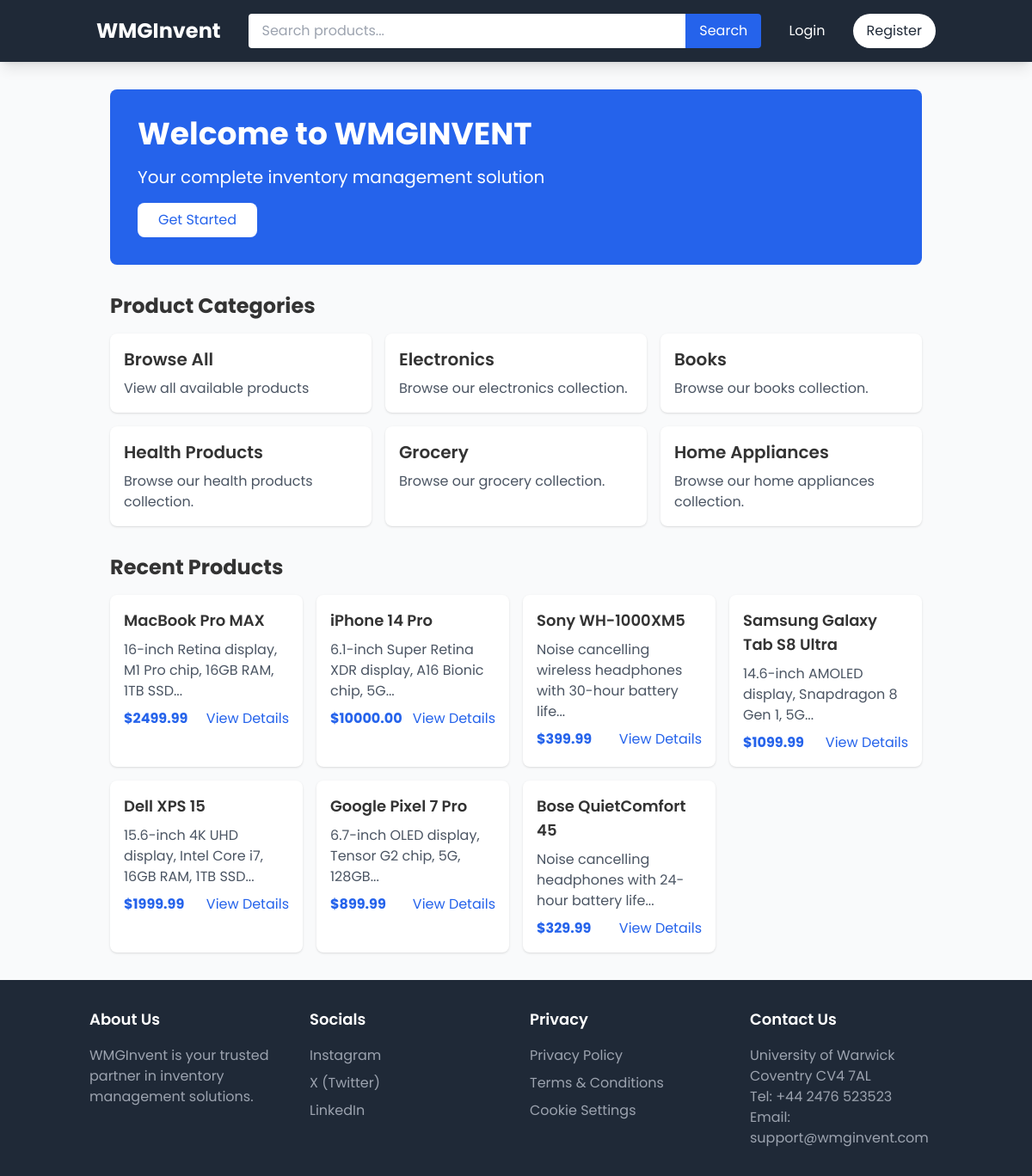
The app's page /, older data.
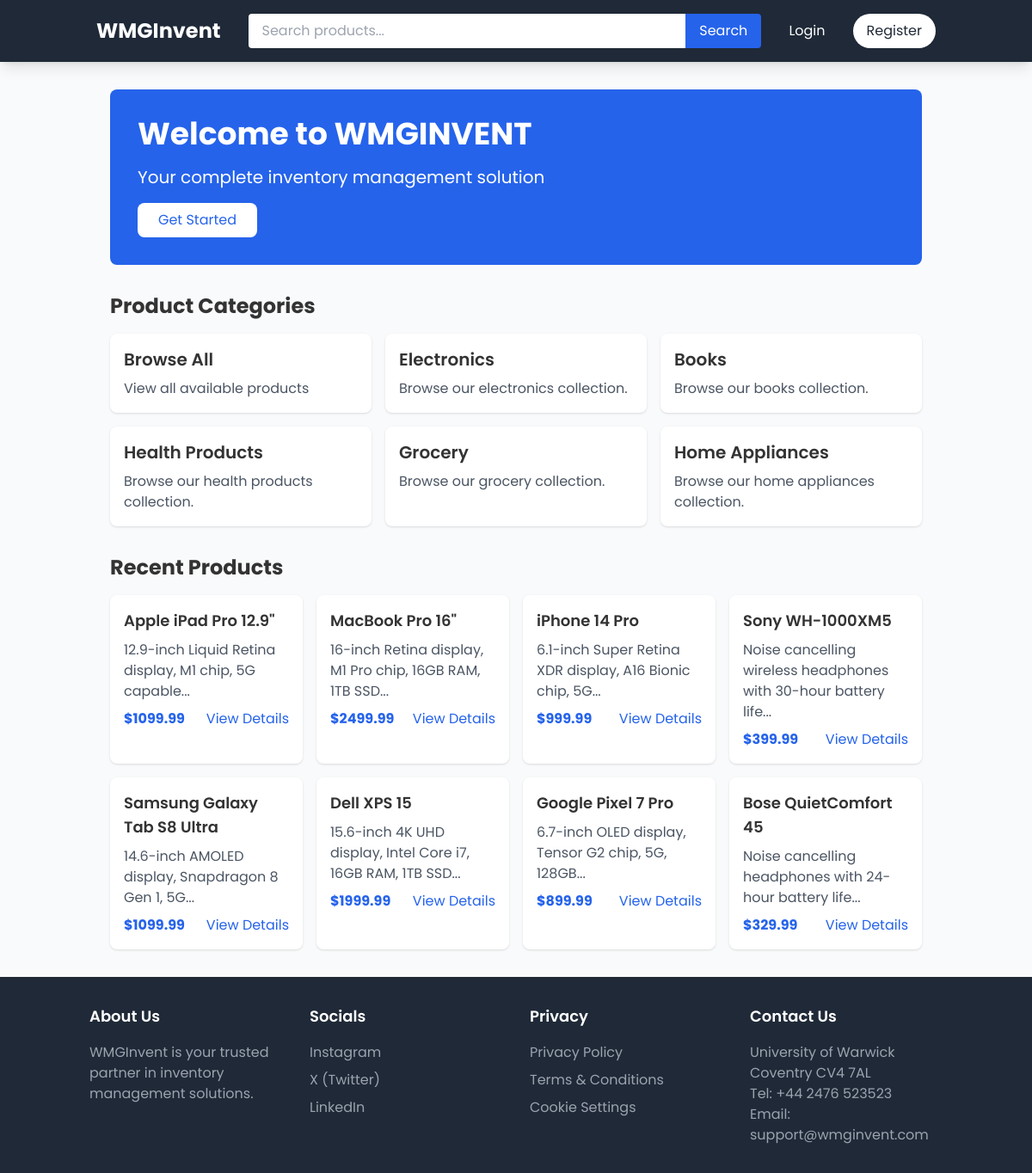
The same page, newer data.
### app/models/category.py (models this page shows, shortened)
class Category(db.Model):
    id = db.Column(db.Integer, primary_key=True)
    name = db.Column(db.String(64), unique=True, nullable=False)
    description = db.Column(db.Text)
    products = db.relationship('Product', backref='category', lazy='dynamic')
    created_at = db.Column(db.DateTime, default=datetime.utcnow)

### app/models/product.py (models this page shows, shortened)
class Product(db.Model):
    id = db.Column(db.Integer, primary_key=True)
    name = db.Column(db.String(128), nullable=False)                     # Product name (required)
    description = db.Column(db.Text)                                     # Product description
    price = db.Column(db.Float, nullable=False)                          # Product price (required)
    stock_level = db.Column(db.Integer, default=0)                       # Current inventory count
    min_stock_level = db.Column(db.Integer, default=10)                  # Threshold for reordering
    category_id = db.Column(db.Integer, db.ForeignKey('category.id'), nullable=False)  # Product category
    image_url = db.Column(db.String(512))                                # For storing direct image URLs
    created_at = db.Column(db.DateTime, default=datetime.utcnow)         # Creation timestamp
    updated_at = db.Column(db.DateTime, default=datetime.utcnow, onupdate=datetime.utcnow)  # Last update

### app/routes/main.py (the view)
@bp.route('/')
def index():
    products = Product.query.order_by(Product.created_at.desc()).limit(10).all()
    categories = Category.query.all()
    return render_template('main/index.html', products=products, categories=categories)

### app/__init__.py (called while the page is built)
def create_app(config_class=Config):
    app = Flask(__name__)  # Use built-in static folder in app/static
    app.config.from_object(config_class)
    db.init_app(app)
    login_manager.init_app(app)
    migrate.init_app(app, db)
    csrf.init_app(app)
    login_manager.login_view = 'auth.login'
    login_manager.login_message_category = 'info'
    from app.models.category import Category
    @app.context_processor
    def inject_categories():
        return dict(categories=Category.query.all())
    from app.routes import auth, main, products, admin, orders, reorders
    app.register_blueprint(auth.bp)
    app.register_blueprint(main.bp)
    app.register_blueprint(products.bp)
    app.register_blueprint(admin.bp)
    app.register_blueprint(orders.bp)
    app.register_blueprint(reorders.bp)
    print(f"Static folder path: {app.static_folder}")
    return app

### app/templates/main/index.html (shortened to what this page needs)
{% extends "base.html" %}
{% block content %}
<div class="container mx-auto px-4">
    <div class="bg-blue-600 text-white rounded-lg p-8 mb-8">
        <h1 class="text-4xl font-bold mb-4">Welcome to WMGINVENT</h1>
        <p class="text-xl mb-4">Your complete inventory management solution</p>
        {% if not current_user.is_authenticated %}
            <a href="{{ url_for('auth.register') }}" class="bg-white text-blue-600 px-6 py-2 rounded-lg inline-block hover:bg-gray-100">
                Get Started
            </a>
        {% endif %}
    </div>
    <div class="mb-8">
        <h2 class="text-2xl font-bold mb-4">Product Categories</h2>
        <div class="grid grid-cols-1 md:grid-cols-3 gap-4">
            <a href="{{ url_for('products.index') }}"
               class="bg-white p-4 rounded-lg shadow hover:shadow-lg transition-shadow">
                <h3 class="text-xl font-semibold mb-2">Browse All</h3>
                <p class="text-gray-600">View all available products</p>
            </a>
            {% for category in categories %}
            <a href="{{ url_for('products.index', category_id=category.id) }}"
               class="bg-white p-4 rounded-lg shadow hover:shadow-lg transition-shadow">
                <h3 class="text-xl font-semibold mb-2">{{ category.name }}</h3>
                <p class="text-gray-600">Browse our {{ category.name|lower }} collection.</p>
            </a>
            {% endfor %}
        </div>
    </div>
    <div>
        <h2 class="text-2xl font-bold mb-4">Recent Products</h2>
        <div class="grid grid-cols-1 md:grid-cols-4 gap-4">
            {% for product in products %}
            <div class="bg-white p-4 rounded-lg shadow">
                <h3 class="text-lg font-semibold mb-2">{{ product.name }}</h3>
                <p class="text-gray-600 mb-2">{{ product.description[:100] }}...</p>
                <div class="flex justify-between items-center">
                    <span class="text-blue-600 font-bold">${{ "%.2f"|format(product.price) }}</span>
                    <a href="{{ url_for('products.detail', id=product.id) }}"
                       class="text-blue-600 hover:underline">View Details</a>
                </div>
            </div>
            {% endfor %}
        </div>
    </div>
</div>
{% endblock %}

### app/templates/base.html (shortened to what this page needs)
<!DOCTYPE html>
<html lang="en">
<head>
    <link rel="stylesheet" href="{{ url_for('static', filename='css/style.css') }}">
    <script src="https://cdn.tailwindcss.com"></script>
</head>
<body class="font-[Poppins] bg-gray-50 flex flex-col min-h-screen">
    <header class="bg-gray-800 shadow-lg">
        <nav class="container mx-auto px-6 py-4">
            <div class="flex items-center justify-between">
                <div class="flex items-center">
                    <a href="{{ url_for('main.index') }}" class="text-2xl font-bold text-white">
                        WMGInvent
                    </a>
                </div>
                <div class="flex-grow mx-8">
                    <form action="{{ url_for('products.index') }}" method="GET" class="flex items-center">
                        <input type="text" name="q" placeholder="Search products..."
                               class="w-full px-4 py-2 rounded-l focus:outline-none focus:ring-2 focus:ring-blue-500">
                        <button type="submit"
                                class="px-4 py-2 bg-blue-600 text-white rounded-r hover:bg-blue-700 focus:outline-none focus:ring-2 focus:ring-blue-500">
                            Search
                        </button>
                    </form>
                </div>
                <div class="hidden md:flex items-center space-x-8">
                    {% if current_user.is_authenticated %}
                        <div class="relative group" onmouseenter="showDashboardDropdown()" onmouseleave="hideDashboardDropdown()">
                            <a href="{{ url_for('main.dashboard') }}" class="text-white hover:text-gray-300 transition-colors">
                                Dashboard ▼
                            </a>
                            <div id="dashboardDropdown" class="absolute hidden bg-white shadow-md mt-2 rounded z-50">
                                {% if current_user.can_manage_stock() %}
                                <a href="{{ url_for('admin.inventory') }}" class="block px-4 py-2 text-gray-800 hover:bg-gray-50">
                                    Inventory
                                </a>
                                {% endif %}
                                {% if current_user.can_manage_users() %}
                                <a href="{{ url_for('admin.users') }}" class="block px-4 py-2 text-gray-800 hover:bg-gray-50">
                                    Users
                                </a>
                                {% endif %}
                                <a href="{{ url_for('admin.orders') }}" class="block px-4 py-2 text-gray-800 hover:bg-gray-50">
                                    Orders
                                </a>
                                {% if current_user.can_manage_stock() %}
                                <a href="{{ url_for('admin.stock_orders') }}" class="block px-4 py-2 text-gray-800 hover:bg-gray-50">
                                    Stock Orders
                                </a>
                                {% endif %}
                            </div>
                        </div>
                        <div class="relative group" onmouseenter="showDropdown()" onmouseleave="hideDropdown()">
                            <a href="{{ url_for('products.index') }}" class="text-white hover:text-gray-300 transition-colors">
                                Products ▼
                            </a>
                            <div id="productsDropdown" class="absolute hidden bg-white shadow-md mt-2 rounded z-50">
                                <a href="{{ url_for('products.index') }}" class="block px-4 py-2 text-gray-800 hover:bg-gray-50">
                                    All Products
                                </a>
                                {% for category in categories %}
                                <a href="{{ url_for('products.index', category_id=category.id) }}" class="block px-4 py-2 text-gray-800 hover:bg-gray-50">
                                    {{ category.name }}
                                </a>
                                {% endfor %}
                                {% if current_user.can_manage_stock() %}
                                <a href="{{ url_for('products.create') }}" class="block px-4 py-2 text-gray-800 hover:bg-gray-50">
                                    Add Product
                                </a>
                                {% endif %}
                            </div>
                        </div>
                        <a href="{{ url_for('auth.logout') }}" class="bg-white text-gray-800 px-4 py-2 rounded-full hover:bg-gray-50 transition-colors">
                            Logout
                        </a>
                    {% else %}
                        <a href="{{ url_for('auth.login') }}" class="text-white hover:text-gray-300">
                            Login
                        </a>
                        <a href="{{ url_for('auth.register') }}" class="bg-white text-gray-800 px-4 py-2 rounded-full hover:bg-gray-50 transition-colors">
                            Register
                        </a>
                    {% endif %}
                </div>
            </div>
        </nav>
    </header>
    <main class="container mx-auto px-6 py-8 flex-grow">
        {% block content %}{% endblock %}
    </main>
    <footer class="bg-gray-800 text-white py-8 mt-auto">
        <div class="container mx-auto px-4">
            <div class="grid grid-cols-1 md:grid-cols-4 gap-8">
                <div>
                    <h3 class="text-lg font-semibold mb-4">About Us</h3>
                    <p class="text-gray-400">WMGInvent is your trusted partner in inventory management solutions.</p>
                </div>
                <div>
                    <h3 class="text-lg font-semibold mb-4">Socials</h3>
                    <ul class="space-y-2">
                        <li><a href="https://instagram.com" class="text-gray-400 hover:text-white">Instagram</a></li>
                        <li><a href="https://twitter.com" class="text-gray-400 hover:text-white">X (Twitter)</a></li>
                        <li><a href="https://linkedin.com" class="text-gray-400 hover:text-white">LinkedIn</a></li>
                    </ul>
                </div>
                <div>
                    <h3 class="text-lg font-semibold mb-4">Privacy</h3>
                    <ul class="space-y-2">
                        <li><a href="#" class="text-gray-400 hover:text-white">Privacy Policy</a></li>
                        <li><a href="#" class="text-gray-400 hover:text-white">Terms & Conditions</a></li>
                        <li><a href="#" class="text-gray-400 hover:text-white">Cookie Settings</a></li>
                    </ul>
                </div>
                <div>
                    <h3 class="text-lg font-semibold mb-4">Contact Us</h3>
                    <p class="text-gray-400">
                        University of Warwick<br>
                        Coventry CV4 7AL<br>
                        Tel: +44 2476 523523<br>
                        Email: support@wmginvent.com
                    </p>
                </div>
            </div>
        </div>
    </footer>
</body>
</html>

### app/static/css/style.css (style rules this page uses)
body { font-family: 'Poppins', sans-serif; line-height: 1.6; color: #333; background-color: #f5f5f5; }

Row changes from the older to the newer data that the page shows:
added Product: name "Apple iPad Pro 12.9\"", description "12.9-inch Liquid Retina display, M1 chip, 5G capable", price "1099.99"
changed Product "16-inch Retina display, M1 Pro chip, 16GB RAM, 1TB SSD": name "MacBook Pro MAX" → "MacBook Pro 16\""
changed Product "iPhone 14 Pro": price "10000.00" → "999.99"
